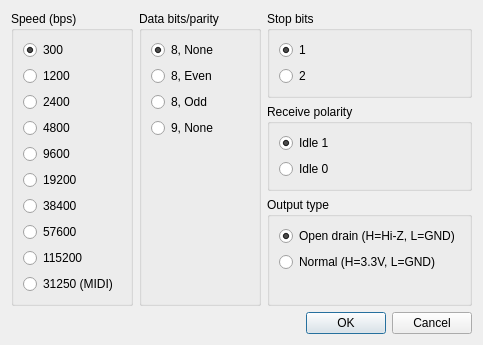
<?xml version="1.0" encoding="UTF-8"?>
<ui version="4.0">
 <class>UARTDialog</class>
 <widget class="QDialog" name="UARTDialog">
  <property name="geometry">
   <rect>
    <x>0</x>
    <y>0</y>
    <width>483</width>
    <height>312</height>
   </rect>
  </property>
  <property name="windowTitle">
   <string>UART connection</string>
  </property>
  <layout class="QVBoxLayout" name="verticalLayout_7">
   <item>
    <layout class="QHBoxLayout" name="horizontalLayout">
     <item>
      <widget class="QGroupBox" name="groupSpeed">
       <property name="title">
        <string>Speed (bps)</string>
       </property>
       <layout class="QVBoxLayout" name="verticalLayout">
        <item>
         <widget class="QRadioButton" name="radioButton">
          <property name="text">
           <string notr="true">300</string>
          </property>
          <property name="checked">
           <bool>true</bool>
          </property>
          <property name="Index" stdset="0">
           <number>1</number>
          </property>
         </widget>
        </item>
        <item>
         <widget class="QRadioButton" name="radioButton_2">
          <property name="text">
           <string notr="true">1200</string>
          </property>
          <property name="Index" stdset="0">
           <number>2</number>
          </property>
         </widget>
        </item>
        <item>
         <widget class="QRadioButton" name="radioButton_3">
          <property name="text">
           <string notr="true">2400</string>
          </property>
          <property name="Index" stdset="0">
           <number>3</number>
          </property>
         </widget>
        </item>
        <item>
         <widget class="QRadioButton" name="radioButton_4">
          <property name="text">
           <string notr="true">4800</string>
          </property>
          <property name="Index" stdset="0">
           <number>4</number>
          </property>
         </widget>
        </item>
        <item>
         <widget class="QRadioButton" name="radioButton_5">
          <property name="text">
           <string notr="true">9600</string>
          </property>
          <property name="Index" stdset="0">
           <number>5</number>
          </property>
         </widget>
        </item>
        <item>
         <widget class="QRadioButton" name="radioButton_6">
          <property name="text">
           <string notr="true">19200</string>
          </property>
          <property name="Index" stdset="0">
           <number>6</number>
          </property>
         </widget>
        </item>
        <item>
         <widget class="QRadioButton" name="radioButton_7">
          <property name="text">
           <string notr="true">38400</string>
          </property>
          <property name="Index" stdset="0">
           <number>7</number>
          </property>
         </widget>
        </item>
        <item>
         <widget class="QRadioButton" name="radioButton_8">
          <property name="text">
           <string notr="true">57600</string>
          </property>
          <property name="Index" stdset="0">
           <number>8</number>
          </property>
         </widget>
        </item>
        <item>
         <widget class="QRadioButton" name="radioButton_19">
          <property name="text">
           <string notr="true">115200</string>
          </property>
          <property name="Index" stdset="0">
           <number>9</number>
          </property>
         </widget>
        </item>
        <item>
         <widget class="QRadioButton" name="radioButton_20">
          <property name="text">
           <string notr="true">31250 (MIDI)</string>
          </property>
          <property name="Index" stdset="0">
           <number>10</number>
          </property>
         </widget>
        </item>
        <item>
         <spacer name="verticalSpacer_2">
          <property name="orientation">
           <enum>Qt::Vertical</enum>
          </property>
          <property name="sizeHint" stdset="0">
           <size>
            <width>20</width>
            <height>40</height>
           </size>
          </property>
         </spacer>
        </item>
       </layout>
      </widget>
     </item>
     <item>
      <widget class="QGroupBox" name="groupParity">
       <property name="title">
        <string>Data bits/parity</string>
       </property>
       <layout class="QVBoxLayout" name="verticalLayout_2">
        <item>
         <widget class="QRadioButton" name="radioButton_9">
          <property name="text">
           <string>8, None</string>
          </property>
          <property name="checked">
           <bool>true</bool>
          </property>
          <property name="Index" stdset="0">
           <number>1</number>
          </property>
         </widget>
        </item>
        <item>
         <widget class="QRadioButton" name="radioButton_10">
          <property name="text">
           <string>8, Even</string>
          </property>
          <property name="Index" stdset="0">
           <number>2</number>
          </property>
         </widget>
        </item>
        <item>
         <widget class="QRadioButton" name="radioButton_11">
          <property name="text">
           <string>8, Odd</string>
          </property>
          <property name="Index" stdset="0">
           <number>3</number>
          </property>
         </widget>
        </item>
        <item>
         <widget class="QRadioButton" name="radioButton_12">
          <property name="text">
           <string>9, None</string>
          </property>
          <property name="Index" stdset="0">
           <number>4</number>
          </property>
         </widget>
        </item>
        <item>
         <spacer name="verticalSpacer">
          <property name="orientation">
           <enum>Qt::Vertical</enum>
          </property>
          <property name="sizeHint" stdset="0">
           <size>
            <width>20</width>
            <height>40</height>
           </size>
          </property>
         </spacer>
        </item>
       </layout>
      </widget>
     </item>
     <item>
      <layout class="QVBoxLayout" name="verticalLayout_4">
       <item>
        <widget class="QGroupBox" name="groupStop">
         <property name="title">
          <string>Stop bits</string>
         </property>
         <layout class="QVBoxLayout" name="verticalLayout_3">
          <item>
           <widget class="QRadioButton" name="radioButton_13">
            <property name="text">
             <string notr="true">1</string>
            </property>
            <property name="checked">
             <bool>true</bool>
            </property>
            <property name="Index" stdset="0">
             <number>1</number>
            </property>
           </widget>
          </item>
          <item>
           <widget class="QRadioButton" name="radioButton_14">
            <property name="text">
             <string notr="true">2</string>
            </property>
            <property name="Index" stdset="0">
             <number>2</number>
            </property>
           </widget>
          </item>
         </layout>
        </widget>
       </item>
       <item>
        <widget class="QGroupBox" name="groupPolarity">
         <property name="title">
          <string>Receive polarity</string>
         </property>
         <layout class="QVBoxLayout" name="verticalLayout_6">
          <item>
           <widget class="QRadioButton" name="radioButton_18">
            <property name="text">
             <string>Idle 1</string>
            </property>
            <property name="checked">
             <bool>true</bool>
            </property>
            <property name="Index" stdset="0">
             <number>1</number>
            </property>
           </widget>
          </item>
          <item>
           <widget class="QRadioButton" name="radioButton_17">
            <property name="text">
             <string>Idle 0</string>
            </property>
            <property name="Index" stdset="0">
             <number>2</number>
            </property>
           </widget>
          </item>
         </layout>
        </widget>
       </item>
       <item>
        <widget class="QGroupBox" name="groupOutput">
         <property name="title">
          <string>Output type</string>
         </property>
         <layout class="QVBoxLayout" name="verticalLayout_5">
          <item>
           <widget class="QRadioButton" name="radioButton_16">
            <property name="text">
             <string>Open drain (H=Hi-Z, L=GND)</string>
            </property>
            <property name="checked">
             <bool>true</bool>
            </property>
            <property name="Index" stdset="0">
             <number>1</number>
            </property>
           </widget>
          </item>
          <item>
           <widget class="QRadioButton" name="radioButton_15">
            <property name="text">
             <string>Normal (H=3.3V, L=GND)</string>
            </property>
            <property name="Index" stdset="0">
             <number>2</number>
            </property>
           </widget>
          </item>
          <item>
           <spacer name="verticalSpacer_3">
            <property name="orientation">
             <enum>Qt::Vertical</enum>
            </property>
            <property name="sizeHint" stdset="0">
             <size>
              <width>20</width>
              <height>40</height>
             </size>
            </property>
           </spacer>
          </item>
         </layout>
        </widget>
       </item>
      </layout>
     </item>
    </layout>
   </item>
   <item>
    <widget class="QDialogButtonBox" name="buttonBox">
     <property name="orientation">
      <enum>Qt::Horizontal</enum>
     </property>
     <property name="standardButtons">
      <set>QDialogButtonBox::Cancel|QDialogButtonBox::Ok</set>
     </property>
    </widget>
   </item>
  </layout>
 </widget>
 <resources/>
 <connections>
  <connection>
   <sender>buttonBox</sender>
   <signal>accepted()</signal>
   <receiver>UARTDialog</receiver>
   <slot>accept()</slot>
   <hints>
    <hint type="sourcelabel">
     <x>248</x>
     <y>254</y>
    </hint>
    <hint type="destinationlabel">
     <x>157</x>
     <y>274</y>
    </hint>
   </hints>
  </connection>
  <connection>
   <sender>buttonBox</sender>
   <signal>rejected()</signal>
   <receiver>UARTDialog</receiver>
   <slot>reject()</slot>
   <hints>
    <hint type="sourcelabel">
     <x>316</x>
     <y>260</y>
    </hint>
    <hint type="destinationlabel">
     <x>286</x>
     <y>274</y>
    </hint>
   </hints>
  </connection>
 </connections>
</ui>
